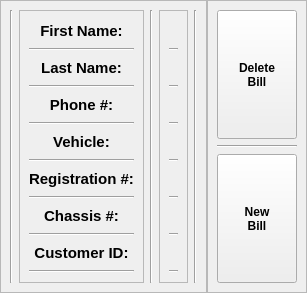
        <widget class="QFrame" name="user_data_frame">
         <property name="minimumSize">
          <size>
           <width>0</width>
           <height>293</height>
          </size>
         </property>
         <property name="maximumSize">
          <size>
           <width>16777215</width>
           <height>293</height>
          </size>
         </property>
         <property name="frameShape">
          <enum>QFrame::NoFrame</enum>
         </property>
         <property name="frameShadow">
          <enum>QFrame::Plain</enum>
         </property>
         <property name="lineWidth">
          <number>0</number>
         </property>
         <property name="midLineWidth">
          <number>0</number>
         </property>
         <layout class="QHBoxLayout" name="horizontalLayout_2" stretch="0,0">
          <property name="spacing">
           <number>0</number>
          </property>
          <property name="leftMargin">
           <number>0</number>
          </property>
          <property name="topMargin">
           <number>0</number>
          </property>
          <property name="rightMargin">
           <number>0</number>
          </property>
          <property name="bottomMargin">
           <number>0</number>
          </property>
          <item>
           <widget class="QFrame" name="customer_form_frame">
            <property name="frameShape">
             <enum>QFrame::StyledPanel</enum>
            </property>
            <property name="frameShadow">
             <enum>QFrame::Raised</enum>
            </property>
            <layout class="QHBoxLayout" name="horizontalLayout_4" stretch="0,2,0,8,0">
             <item>
              <widget class="Line" name="line_8">
               <property name="orientation">
                <enum>Qt::Vertical</enum>
               </property>
              </widget>
             </item>
             <item>
              <widget class="QFrame" name="frame_5">
               <property name="font">
                <font>
                 <pointsize>11</pointsize>
                </font>
               </property>
               <property name="frameShape">
                <enum>QFrame::StyledPanel</enum>
               </property>
               <property name="frameShadow">
                <enum>QFrame::Raised</enum>
               </property>
               <layout class="QVBoxLayout" name="verticalLayout_5">
                <item>
                 <widget class="QLabel" name="name_label">
                  <property name="font">
                   <font>
                    <family>Arial</family>
                    <pointsize>11</pointsize>
                    <weight>75</weight>
                    <bold>true</bold>
                   </font>
                  </property>
                  <property name="frameShape">
                   <enum>QFrame::NoFrame</enum>
                  </property>
                  <property name="frameShadow">
                   <enum>QFrame::Plain</enum>
                  </property>
                  <property name="lineWidth">
                   <number>0</number>
                  </property>
                  <property name="midLineWidth">
                   <number>0</number>
                  </property>
                  <property name="text">
                   <string>First Name:</string>
                  </property>
                  <property name="alignment">
                   <set>Qt::AlignCenter</set>
                  </property>
                 </widget>
                </item>
                <item>
                 <widget class="Line" name="line">
                  <property name="font">
                   <font>
                    <pointsize>11</pointsize>
                   </font>
                  </property>
                  <property name="orientation">
                   <enum>Qt::Horizontal</enum>
                  </property>
                 </widget>
                </item>
                <item>
                 <widget class="QLabel" name="surname_label">
                  <property name="font">
                   <font>
                    <family>Arial</family>
                    <pointsize>11</pointsize>
                    <weight>75</weight>
                    <bold>true</bold>
                   </font>
                  </property>
                  <property name="frameShape">
                   <enum>QFrame::NoFrame</enum>
                  </property>
                  <property name="frameShadow">
                   <enum>QFrame::Plain</enum>
                  </property>
                  <property name="lineWidth">
                   <number>0</number>
                  </property>
                  <property name="midLineWidth">
                   <number>0</number>
                  </property>
                  <property name="text">
                   <string>Last Name:</string>
                  </property>
                  <property name="alignment">
                   <set>Qt::AlignCenter</set>
                  </property>
                 </widget>
                </item>
                <item>
                 <widget class="Line" name="line_2">
                  <property name="font">
                   <font>
                    <pointsize>11</pointsize>
                   </font>
                  </property>
                  <property name="orientation">
                   <enum>Qt::Horizontal</enum>
                  </property>
                 </widget>
                </item>
                <item>
                 <widget class="QLabel" name="phone_label">
                  <property name="font">
                   <font>
                    <family>Arial</family>
                    <pointsize>11</pointsize>
                    <weight>75</weight>
                    <bold>true</bold>
                   </font>
                  </property>
                  <property name="frameShape">
                   <enum>QFrame::NoFrame</enum>
                  </property>
                  <property name="frameShadow">
                   <enum>QFrame::Plain</enum>
                  </property>
                  <property name="lineWidth">
                   <number>0</number>
                  </property>
                  <property name="midLineWidth">
                   <number>0</number>
                  </property>
                  <property name="text">
                   <string>Phone #:</string>
                  </property>
                  <property name="alignment">
                   <set>Qt::AlignCenter</set>
                  </property>
                 </widget>
                </item>
                <item>
                 <widget class="Line" name="line_3">
                  <property name="font">
                   <font>
                    <pointsize>11</pointsize>
                   </font>
                  </property>
                  <property name="orientation">
                   <enum>Qt::Horizontal</enum>
                  </property>
                 </widget>
                </item>
                <item>
                 <widget class="QLabel" name="vehicle_label">
                  <property name="font">
                   <font>
                    <family>Arial</family>
                    <pointsize>11</pointsize>
                    <weight>75</weight>
                    <bold>true</bold>
                   </font>
                  </property>
                  <property name="frameShape">
                   <enum>QFrame::NoFrame</enum>
                  </property>
                  <property name="frameShadow">
                   <enum>QFrame::Plain</enum>
                  </property>
                  <property name="lineWidth">
                   <number>0</number>
                  </property>
                  <property name="midLineWidth">
                   <number>0</number>
                  </property>
                  <property name="text">
                   <string>Vehicle:</string>
                  </property>
                  <property name="alignment">
                   <set>Qt::AlignCenter</set>
                  </property>
                 </widget>
                </item>
                <item>
                 <widget class="Line" name="line_4">
                  <property name="font">
                   <font>
                    <pointsize>11</pointsize>
                   </font>
                  </property>
                  <property name="orientation">
                   <enum>Qt::Horizontal</enum>
                  </property>
                 </widget>
                </item>
                <item>
                 <widget class="QLabel" name="plates_label">
                  <property name="font">
                   <font>
                    <family>Arial</family>
                    <pointsize>11</pointsize>
                    <weight>75</weight>
                    <bold>true</bold>
                   </font>
                  </property>
                  <property name="frameShape">
                   <enum>QFrame::NoFrame</enum>
                  </property>
                  <property name="frameShadow">
                   <enum>QFrame::Plain</enum>
                  </property>
                  <property name="lineWidth">
                   <number>0</number>
                  </property>
                  <property name="midLineWidth">
                   <number>0</number>
                  </property>
                  <property name="text">
                   <string>Registration #:</string>
                  </property>
                  <property name="alignment">
                   <set>Qt::AlignCenter</set>
                  </property>
                 </widget>
                </item>
                <item>
                 <widget class="Line" name="line_5">
                  <property name="font">
                   <font>
                    <pointsize>11</pointsize>
                   </font>
                  </property>
                  <property name="orientation">
                   <enum>Qt::Horizontal</enum>
                  </property>
                 </widget>
                </item>
                <item>
                 <widget class="QLabel" name="chasis_label">
                  <property name="font">
                   <font>
                    <family>Arial</family>
                    <pointsize>11</pointsize>
                    <weight>75</weight>
                    <bold>true</bold>
                   </font>
                  </property>
                  <property name="frameShape">
                   <enum>QFrame::NoFrame</enum>
                  </property>
                  <property name="frameShadow">
                   <enum>QFrame::Plain</enum>
                  </property>
                  <property name="lineWidth">
                   <number>0</number>
                  </property>
                  <property name="midLineWidth">
                   <number>0</number>
                  </property>
                  <property name="text">
                   <string>Chassis #:</string>
                  </property>
                  <property name="alignment">
                   <set>Qt::AlignCenter</set>
                  </property>
                 </widget>
                </item>
                <item>
                 <widget class="Line" name="line_6">
                  <property name="font">
                   <font>
                    <pointsize>11</pointsize>
                   </font>
                  </property>
                  <property name="orientation">
                   <enum>Qt::Horizontal</enum>
                  </property>
                 </widget>
                </item>
                <item>
                 <widget class="QLabel" name="ID_label">
                  <property name="font">
                   <font>
                    <family>Arial</family>
                    <pointsize>11</pointsize>
                    <weight>75</weight>
                    <bold>true</bold>
                   </font>
                  </property>
                  <property name="frameShape">
                   <enum>QFrame::NoFrame</enum>
                  </property>
                  <property name="frameShadow">
                   <enum>QFrame::Plain</enum>
                  </property>
                  <property name="lineWidth">
                   <number>0</number>
                  </property>
                  <property name="midLineWidth">
                   <number>0</number>
                  </property>
                  <property name="text">
                   <string>Customer ID:</string>
                  </property>
                  <property name="alignment">
                   <set>Qt::AlignCenter</set>
                  </property>
                 </widget>
                </item>
                <item>
                 <widget class="Line" name="line_7">
                  <property name="font">
                   <font>
                    <pointsize>11</pointsize>
                   </font>
                  </property>
                  <property name="orientation">
                   <enum>Qt::Horizontal</enum>
                  </property>
                 </widget>
                </item>
               </layout>
              </widget>
             </item>
             <item>
              <widget class="Line" name="line_9">
               <property name="orientation">
                <enum>Qt::Vertical</enum>
               </property>
              </widget>
             </item>
             <item>
              <widget class="QFrame" name="frame_6">
               <property name="frameShape">
                <enum>QFrame::StyledPanel</enum>
               </property>
               <property name="frameShadow">
                <enum>QFrame::Raised</enum>
               </property>
               <layout class="QVBoxLayout" name="verticalLayout_6">
                <item>
                 <widget class="QLabel" name="name_text_data">
                  <property name="font">
                   <font>
                    <family>Arial</family>
                    <pointsize>11</pointsize>
                    <weight>75</weight>
                    <bold>true</bold>
                   </font>
                  </property>
                  <property name="frameShape">
                   <enum>QFrame::NoFrame</enum>
                  </property>
                  <property name="frameShadow">
                   <enum>QFrame::Plain</enum>
                  </property>
                  <property name="lineWidth">
                   <number>0</number>
                  </property>
                  <property name="midLineWidth">
                   <number>0</number>
                  </property>
                  <property name="text">
                   <string/>
                  </property>
                  <property name="alignment">
                   <set>Qt::AlignLeading|Qt::AlignLeft|Qt::AlignVCenter</set>
                  </property>
                 </widget>
                </item>
                <item>
                 <widget class="Line" name="line_11">
                  <property name="orientation">
                   <enum>Qt::Horizontal</enum>
                  </property>
                 </widget>
                </item>
                <item>
                 <widget class="QLabel" name="surname_text_data">
                  <property name="font">
                   <font>
                    <family>Arial</family>
                    <pointsize>11</pointsize>
                    <weight>75</weight>
                    <bold>true</bold>
                   </font>
                  </property>
                  <property name="frameShape">
                   <enum>QFrame::NoFrame</enum>
                  </property>
                  <property name="frameShadow">
                   <enum>QFrame::Plain</enum>
                  </property>
                  <property name="lineWidth">
                   <number>0</number>
                  </property>
                  <property name="midLineWidth">
                   <number>0</number>
                  </property>
                  <property name="text">
                   <string/>
                  </property>
                  <property name="alignment">
                   <set>Qt::AlignLeading|Qt::AlignLeft|Qt::AlignVCenter</set>
                  </property>
                 </widget>
                </item>
                <item>
                 <widget class="Line" name="line_12">
                  <property name="orientation">
                   <enum>Qt::Horizontal</enum>
                  </property>
                 </widget>
                </item>
                <item>
                 <widget class="QLabel" name="phone_text_data">
                  <property name="font">
                   <font>
                    <family>Arial</family>
                    <pointsize>11</pointsize>
                    <weight>75</weight>
                    <bold>true</bold>
                   </font>
                  </property>
                  <property name="frameShape">
                   <enum>QFrame::NoFrame</enum>
                  </property>
                  <property name="frameShadow">
                   <enum>QFrame::Plain</enum>
                  </property>
                  <property name="lineWidth">
                   <number>0</number>
                  </property>
                  <property name="midLineWidth">
                   <number>0</number>
                  </property>
                  <property name="text">
                   <string/>
                  </property>
                  <property name="alignment">
                   <set>Qt::AlignLeading|Qt::AlignLeft|Qt::AlignVCenter</set>
                  </property>
                 </widget>
                </item>
                <item>
                 <widget class="Line" name="line_13">
                  <property name="orientation">
                   <enum>Qt::Horizontal</enum>
                  </property>
                 </widget>
                </item>
                <item>
                 <widget class="QLabel" name="vehicle_text_data">
                  <property name="font">
                   <font>
                    <family>Arial</family>
                    <pointsize>11</pointsize>
                    <weight>75</weight>
                    <bold>true</bold>
                   </font>
                  </property>
                  <property name="frameShape">
                   <enum>QFrame::NoFrame</enum>
                  </property>
                  <property name="frameShadow">
                   <enum>QFrame::Plain</enum>
                  </property>
                  <property name="lineWidth">
                   <number>0</number>
                  </property>
                  <property name="midLineWidth">
                   <number>0</number>
                  </property>
                  <property name="text">
                   <string/>
                  </property>
                  <property name="alignment">
                   <set>Qt::AlignLeading|Qt::AlignLeft|Qt::AlignVCenter</set>
                  </property>
                 </widget>
                </item>
                <item>
                 <widget class="Line" name="line_14">
                  <property name="orientation">
                   <enum>Qt::Horizontal</enum>
                  </property>
                 </widget>
                </item>
                <item>
                 <widget class="QLabel" name="plates_text_data">
                  <property name="font">
                   <font>
                    <family>Arial</family>
                    <pointsize>11</pointsize>
                    <weight>75</weight>
                    <bold>true</bold>
                   </font>
                  </property>
                  <property name="frameShape">
                   <enum>QFrame::NoFrame</enum>
                  </property>
                  <property name="frameShadow">
                   <enum>QFrame::Plain</enum>
                  </property>
                  <property name="lineWidth">
                   <number>0</number>
                  </property>
                  <property name="midLineWidth">
                   <number>0</number>
                  </property>
                  <property name="text">
                   <string/>
                  </property>
                  <property name="alignment">
                   <set>Qt::AlignLeading|Qt::AlignLeft|Qt::AlignVCenter</set>
                  </property>
                 </widget>
                </item>
                <item>
                 <widget class="Line" name="line_15">
                  <property name="orientation">
                   <enum>Qt::Horizontal</enum>
                  </property>
                 </widget>
                </item>
                <item>
                 <widget class="QLabel" name="chasis_text_data">
                  <property name="font">
                   <font>
                    <family>Arial</family>
                    <pointsize>11</pointsize>
                    <weight>75</weight>
                    <bold>true</bold>
                   </font>
                  </property>
                  <property name="frameShape">
                   <enum>QFrame::NoFrame</enum>
                  </property>
                  <property name="frameShadow">
                   <enum>QFrame::Plain</enum>
                  </property>
                  <property name="lineWidth">
                   <number>0</number>
                  </property>
                  <property name="midLineWidth">
                   <number>0</number>
                  </property>
                  <property name="text">
                   <string/>
                  </property>
                  <property name="alignment">
                   <set>Qt::AlignLeading|Qt::AlignLeft|Qt::AlignVCenter</set>
                  </property>
                 </widget>
                </item>
                <item>
                 <widget class="Line" name="line_16">
                  <property name="orientation">
                   <enum>Qt::Horizontal</enum>
                  </property>
                 </widget>
                </item>
                <item>
                 <widget class="QLabel" name="id_text_data">
                  <property name="font">
                   <font>
                    <family>Arial</family>
                    <pointsize>11</pointsize>
                    <weight>75</weight>
                    <bold>true</bold>
                   </font>
                  </property>
                  <property name="frameShape">
                   <enum>QFrame::NoFrame</enum>
                  </property>
                  <property name="frameShadow">
                   <enum>QFrame::Plain</enum>
                  </property>
                  <property name="lineWidth">
                   <number>0</number>
                  </property>
                  <property name="midLineWidth">
                   <number>0</number>
                  </property>
                  <property name="text">
                   <string/>
                  </property>
                  <property name="alignment">
                   <set>Qt::AlignLeading|Qt::AlignLeft|Qt::AlignVCenter</set>
                  </property>
                 </widget>
                </item>
                <item>
                 <widget class="Line" name="line_17">
                  <property name="orientation">
                   <enum>Qt::Horizontal</enum>
                  </property>
                 </widget>
                </item>
               </layout>
              </widget>
             </item>
             <item>
              <widget class="Line" name="line_10">
               <property name="orientation">
                <enum>Qt::Vertical</enum>
               </property>
              </widget>
             </item>
            </layout>
           </widget>
          </item>
          <item>
           <widget class="QFrame" name="buttons_form_frame">
            <property name="frameShape">
             <enum>QFrame::StyledPanel</enum>
            </property>
            <property name="frameShadow">
             <enum>QFrame::Raised</enum>
            </property>
            <layout class="QVBoxLayout" name="verticalLayout_7">
             <item>
              <widget class="QPushButton" name="delete_reciept_button">
               <property name="sizePolicy">
                <sizepolicy hsizetype="Minimum" vsizetype="Expanding">
                 <horstretch>0</horstretch>
                 <verstretch>0</verstretch>
                </sizepolicy>
               </property>
               <property name="font">
                <font>
                 <family>Arial</family>
                 <pointsize>9</pointsize>
                 <weight>75</weight>
                 <bold>true</bold>
                </font>
               </property>
               <property name="text">
                <string>Delete
Bill</string>
               </property>
               <property name="flat">
                <bool>false</bool>
               </property>
              </widget>
             </item>
             <item>
              <widget class="Line" name="line_18">
               <property name="orientation">
                <enum>Qt::Horizontal</enum>
               </property>
              </widget>
             </item>
             <item>
              <widget class="QPushButton" name="new_reciept_button">
               <property name="sizePolicy">
                <sizepolicy hsizetype="Minimum" vsizetype="Expanding">
                 <horstretch>0</horstretch>
                 <verstretch>0</verstretch>
                </sizepolicy>
               </property>
               <property name="font">
                <font>
                 <family>Arial</family>
                 <pointsize>9</pointsize>
                 <weight>75</weight>
                 <bold>true</bold>
                </font>
               </property>
               <property name="text">
                <string>New
Bill</string>
               </property>
              </widget>
             </item>
            </layout>
           </widget>
          </item>
         </layout>
        </widget>
